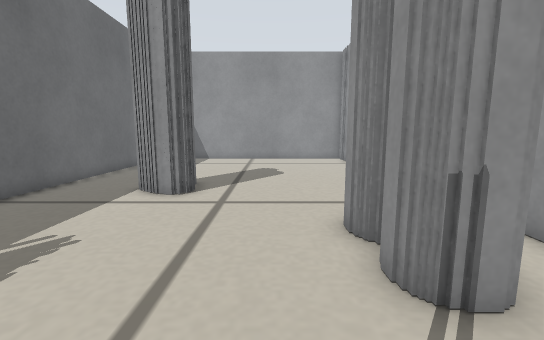
view 1 (above)

13 first-person views from a walk through a Stage world. The camera is 0.21 m above the floor, tilts 8° down and sees 90° across. Floor lines are 1 m apart. The floor is counted in squares, 0.1 m on a side. Each view is taken from the middle of a square. On the plan, view 1 faces up. The plan holds only what a view shows up to about 16 squares ahead; the rest is blank. Robots are left out.

view 2
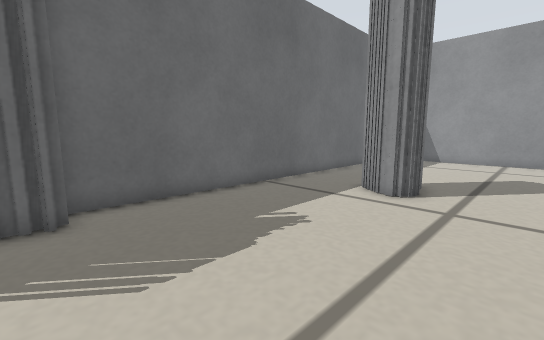

view 3
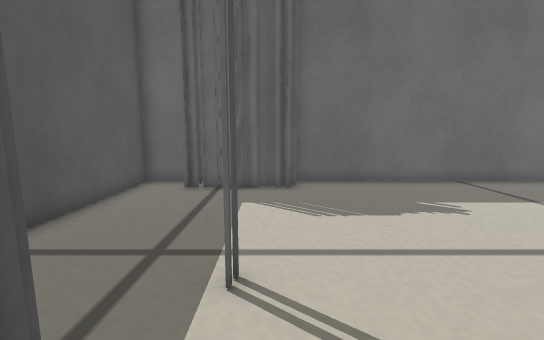

view 4
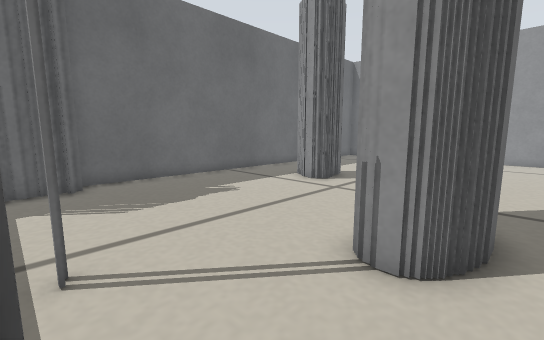

view 5
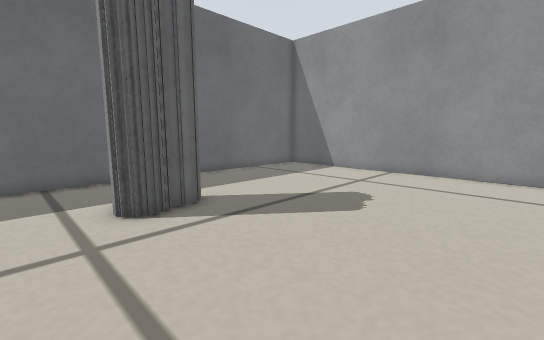

view 6
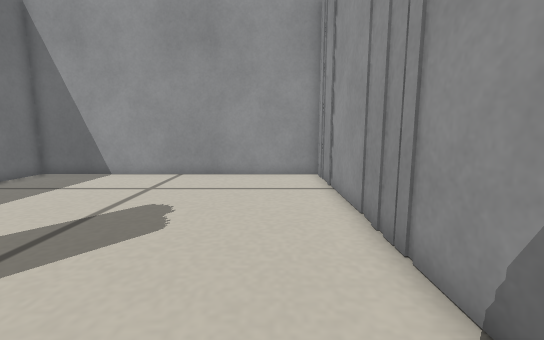

view 7
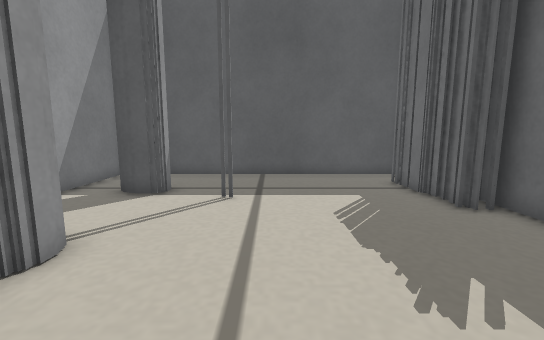

view 8
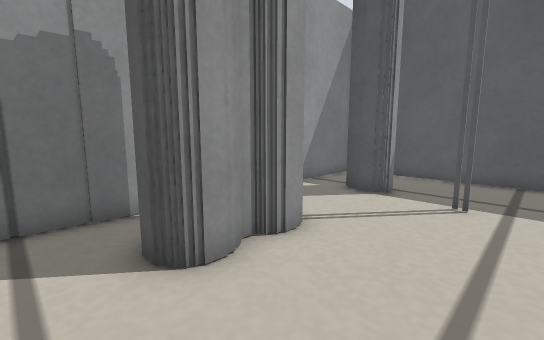

view 9
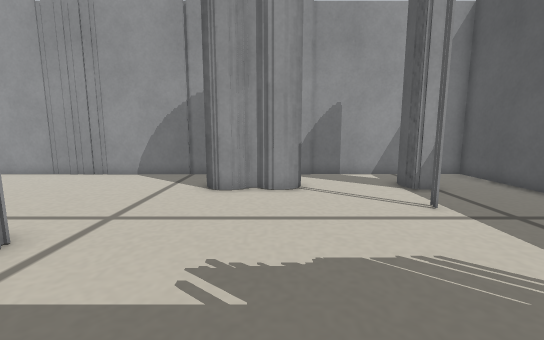

view 10
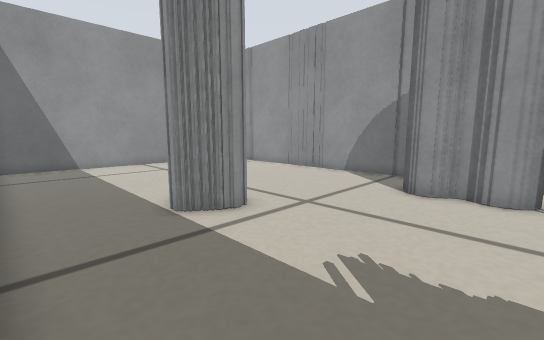

view 11
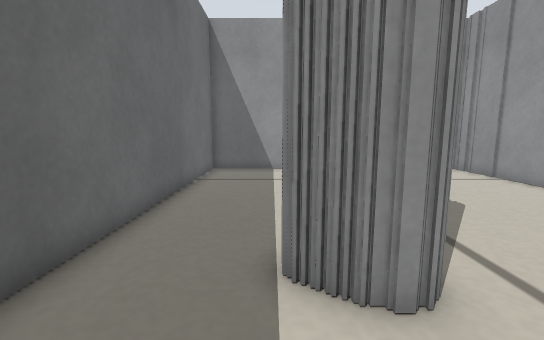

view 12
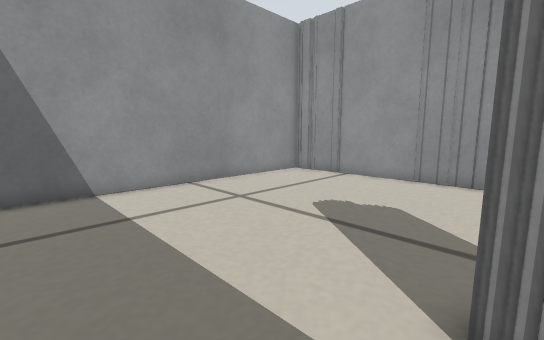

view 13
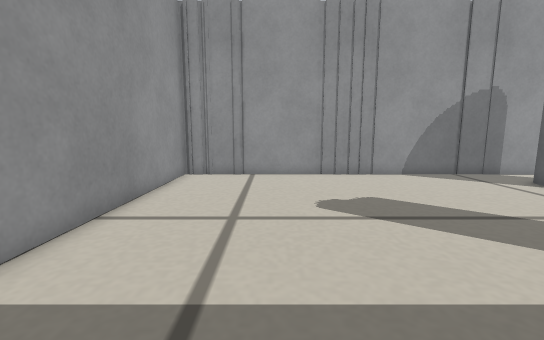

### Floor plan
Points are (right, up) in squares from view 1. A wall is a line through its corners. A room is listed if a view was taken in it or the views show most of it. See-through windows are left out.
Room 1 (views 1, 2, 3, 4, 5, 6, 7, 8, 9, 10, 11, 12, 13)
walls: (-2.9, 10.1) (-2.9, 9) (-4.1, 9); (-3.9, 9.3) (-4.5, 9.3); (-4.4, 9.5) (-4.8, 9.5) (-4.8, 10.1); (-3.2, 11.2) (-3.2, 10); (-4.1, 10.9) (-4.1, 11.4); (1.7, 4.9) (1.7, 6.5) (2.9, 6.5); (1.9, 4.2) (1.9, 5); (3.5, 5.1) (3.5, 3.5); (3.2, 3.6) (3.2, 2.9) (1.7, 2.9) (1.7, 4.4); (5.2, 4.1) (5.2, 21.3) (-8.3, 21.3) (-8.3, -0.1); (-7.4, 1) (-7.4, 0.2); (-7.3, 0.8) (-7.3, 0); (-7.4, 0.1) (-7.4, -1); (-7.3, -0.5) (-7.3, -2.6); (1.7, -1.9) (1.7, -1.1) (3.1, -1.1); (-8.3, -2.9) (-8.3, -5.3) (5.2, -5.3) (5.2, 2.6)

Where each view was taken, in squares from view 1:
view 1: 0 up, 0 right, facing up
view 2: 0 up, 0 right, facing up-left
view 3: 0 up, 3 right, facing left
view 4: 1 down, 4 right, facing up-left
view 5: 7 up, 4 right, facing up-left
view 6: 8 up, 3 right, facing up
view 7: 8 up, 2 left, facing down
view 8: 8 up, 2 left, facing down-right
view 9: 4 up, 8 left, facing right
view 10: 3 up, 8 left, facing up-right
view 11: 6 up, 5 left, facing up
view 12: 11 up, 7 left, facing up-right
view 13: 17 up, 8 left, facing right
